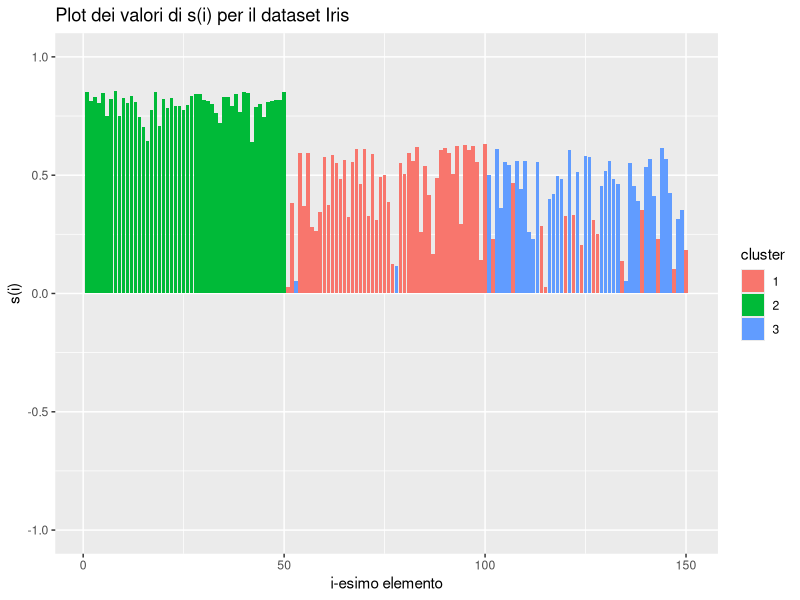

Write the R code that produced this figure. (Note: this script raises an error after producing the figure.)
# Load library containing Silhouette and plots
library(cluster)
library(ggplot2)

# Load flowers dataset (builtin)
data(iris)

# Last feature is not numeric
iris <- iris[, -5]

# Compute K-Means with K = 3
clustering_result <- kmeans(iris, 3)

# Compute s(i) for all elements
S <- silhouette(clustering_result$cluster, dist(iris))

# Prepare for plotting
S <- as.data.frame(S)
S$n <- seq(1, 150)
S <- transform(S, cluster = as.character(cluster))

# Plot s(i) widths
pdf("../doc/si.pdf")
P <- ggplot(data = S, mapping = aes(y = sil_width, x = n, fill = cluster)) +
     labs(title = "Plot dei valori di s(i) per il dataset Iris",
          x = "i-esimo elemento", y = "s(i)") + geom_col() + ylim(-1, 1) 
print(P)
dev.off()

S <- S[, -4]
S <- transform(S, cluster = as.numeric(cluster))
write.csv(S[seq(1, 10), ], "../data/siOne.csv")
write.csv(S[seq(50, 60), ], "../data/siTwo.csv")
write.csv(S[seq(100, 110), ], "../data/siThree.csv")
